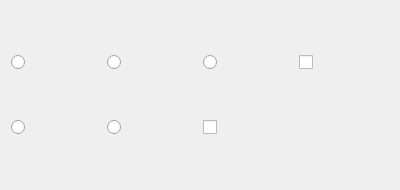
<?xml version="1.0" encoding="UTF-8"?>
<ui version="4.0">
 <class>cg3::viewer::MeshManager</class>
 <widget class="QFrame" name="cg3::viewer::MeshManager">
  <property name="geometry">
   <rect>
    <x>0</x>
    <y>0</y>
    <width>400</width>
    <height>190</height>
   </rect>
  </property>
  <property name="windowTitle">
   <string>Frame</string>
  </property>
  <layout class="QGridLayout" name="gridLayout">
   <item row="0" column="1">
    <widget class="QRadioButton" name="flatRadioButton">
     <property name="text">
      <string/>
     </property>
     <property name="icon">
      <iconset resource="icons/icons.qrc">
       <normaloff>:/flat.png</normaloff>:/flat.png</iconset>
     </property>
     <attribute name="buttonGroup">
      <string notr="true">buttonGroup</string>
     </attribute>
    </widget>
   </item>
   <item row="0" column="2">
    <widget class="QRadioButton" name="smoothRadioButton">
     <property name="text">
      <string/>
     </property>
     <property name="icon">
      <iconset resource="icons/icons.qrc">
       <normaloff>:/smooth.png</normaloff>:/smooth.png</iconset>
     </property>
     <attribute name="buttonGroup">
      <string notr="true">buttonGroup</string>
     </attribute>
    </widget>
   </item>
   <item row="0" column="0">
    <widget class="QRadioButton" name="pointsRadioButton">
     <property name="text">
      <string/>
     </property>
     <property name="icon">
      <iconset resource="icons/icons.qrc">
       <normaloff>:/points.png</normaloff>:/points.png</iconset>
     </property>
     <attribute name="buttonGroup">
      <string notr="true">buttonGroup</string>
     </attribute>
    </widget>
   </item>
   <item row="0" column="3">
    <widget class="QCheckBox" name="wireframeCheckBox">
     <property name="text">
      <string/>
     </property>
     <property name="icon">
      <iconset resource="icons/icons.qrc">
       <normaloff>:/wire.png</normaloff>:/wire.png</iconset>
     </property>
    </widget>
   </item>
   <item row="1" column="2">
    <widget class="QCheckBox" name="bboxCheckBox">
     <property name="text">
      <string/>
     </property>
     <property name="icon">
      <iconset resource="icons/icons.qrc">
       <normaloff>:/bbox.png</normaloff>:/bbox.png</iconset>
     </property>
    </widget>
   </item>
   <item row="1" column="1">
    <widget class="QRadioButton" name="tColorRadioButton">
     <property name="text">
      <string/>
     </property>
     <property name="icon">
      <iconset resource="icons/icons.qrc">
       <normaloff>:/vcolor.png</normaloff>:/vcolor.png</iconset>
     </property>
     <attribute name="buttonGroup">
      <string notr="true">buttonGroup_2</string>
     </attribute>
    </widget>
   </item>
   <item row="1" column="0">
    <widget class="QRadioButton" name="vColorRadioButton">
     <property name="text">
      <string/>
     </property>
     <property name="icon">
      <iconset resource="icons/icons.qrc">
       <normaloff>:/tcolor.png</normaloff>:/tcolor.png</iconset>
     </property>
     <attribute name="buttonGroup">
      <string notr="true">buttonGroup_2</string>
     </attribute>
    </widget>
   </item>
  </layout>
 </widget>
 <resources>
  <include location="icons/icons.qrc"/>
 </resources>
 <connections/>
 <buttongroups>
  <buttongroup name="buttonGroup"/>
  <buttongroup name="buttonGroup_2"/>
 </buttongroups>
</ui>
